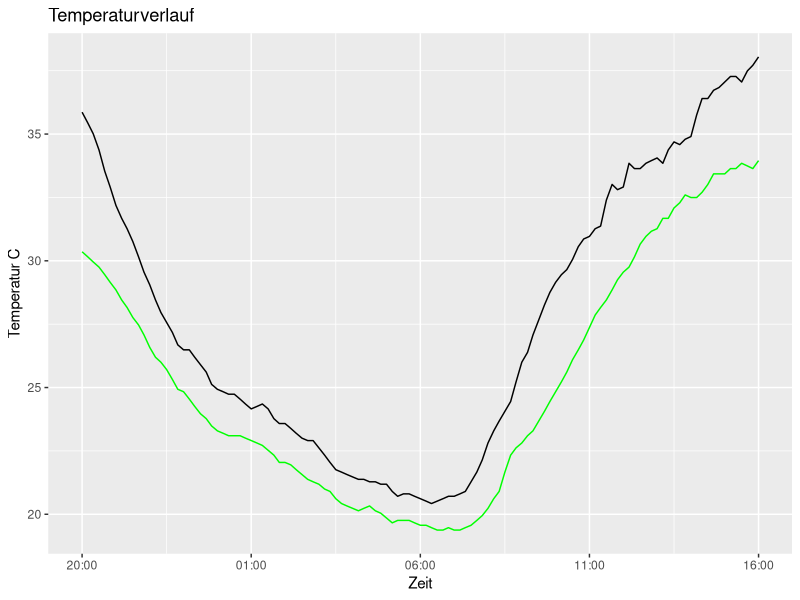

R code for this plot:
# SET WORKING DIRECTORY
setwd(dirname(rstudioapi::getActiveDocumentContext()$path))

library(ggplot2)

log <- read.csv(file = "../../Formatted Data/log.csv", sep=";")


# create data
xValue <- log$date_time_gmt_plus_2
timeScale <- log$Time.HH
urban <- log$Log_82
green <- log$Log_33
data <- data.frame(xValue,urban,green)

# Plot
ggplot(data, aes(x=timeScale, y=urban, group = 1)) +
  geom_line(aes(y=urban), color="black") +
  geom_line(aes(y=green), color="green") +
  labs(x = "Zeit", y = "Temperatur C", title = "Temperaturverlauf") +
  scale_x_continuous(label = c("20:00", "01:00", "06:00", "11:00", "16:00"))

#plot(factor(log$date_time_gmt_plus_2), log$Log_82, type="l") #Thunplatz
#lines(log$Log_33)
#points(log$log_33)
#lines(log$Log_82)
